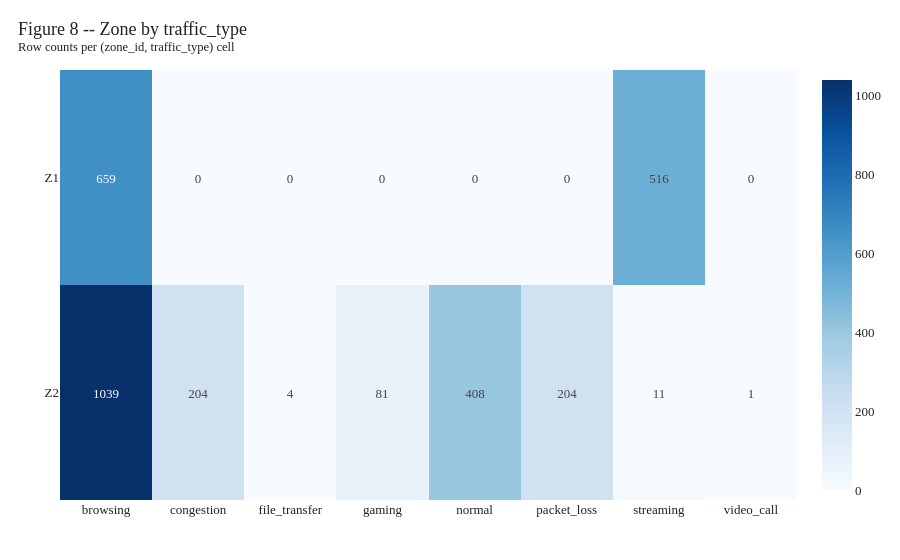

Write notebook code for a chart like this one.
### Markdown cell above
**Interpretation.** `low_throughput` is overwhelmingly fired at `critical`
severity, while latency- and jitter-related incidents skew low-severity.
This shapes the reward table in Section 08: an action that resolves a
critical low-throughput situation deserves a higher reward than the same
action on a low-severity jitter blip.

### Code cell
zt = pd.crosstab(df["zone_id"], df["traffic_type"])
fig = px.imshow(zt.values, x=zt.columns, y=zt.index,
                color_continuous_scale="Blues", text_auto=True, aspect="auto")
style(fig, "Figure 8 -- Zone by traffic_type",
      "Row counts per (zone_id, traffic_type) cell")
save_fig(fig, "fig08_zone_traffic")
fig.show()

### Figure 1 — Plotly figure (JSON) as saved in the notebook; plotly's stock layout.template omitted (floating-point values rounded to 4 significant figures)
{"data": [{"coloraxis": "coloraxis", "hovertemplate": "x: %{x}<br>y: %{y}<br>color: %{z}<extra></extra>", "name": "0", "texttemplate": "%{z}", "type": "heatmap", "x": ["browsing", "congestion", "file_transfer", "gaming", "normal", "packet_loss", "streaming", "video_call"], "xaxis": "x", "y": ["Z1", "Z2"], "yaxis": "y", "z": [[659, 0, 0, 0, 0, 0, 516, 0], [1039, 204, 4, 81, 408, 204, 11, 1]]}], "layout": {"coloraxis": {"colorscale": [[0, "rgb(247,251,255)"], [0.125, "rgb(222,235,247)"], [0.25, "rgb(198,219,239)"], [0.375, "rgb(158,202,225)"], [0.5, "rgb(107,174,214)"], [0.625, "rgb(66,146,198)"], [0.75, "rgb(33,113,181)"], [0.875, "rgb(8,81,156)"], [1, "rgb(8,48,107)"]]}, "font": {"color": "#222", "family": "Georgia, serif", "size": 13}, "margin": {"b": 60, "l": 60, "r": 30, "t": 70}, "title": {"text": "Figure 8 -- Zone by traffic_type<br><sup>Row counts per (zone_id, traffic_type) cell</sup>", "x": 0.02, "xanchor": "left"}, "xaxis": {"anchor": "y", "domain": [0, 1]}, "yaxis": {"anchor": "x", "autorange": "reversed", "domain": [0, 1]}}}
